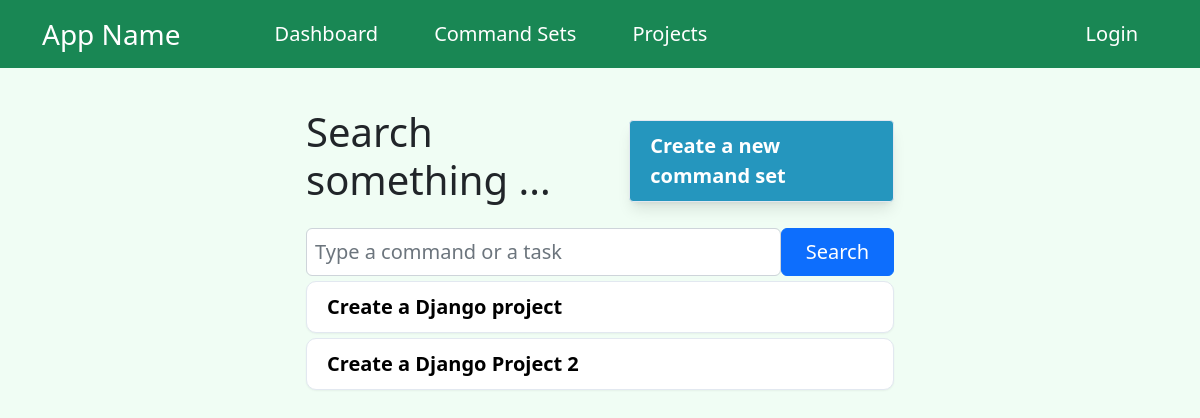
Before: / with the older database file.
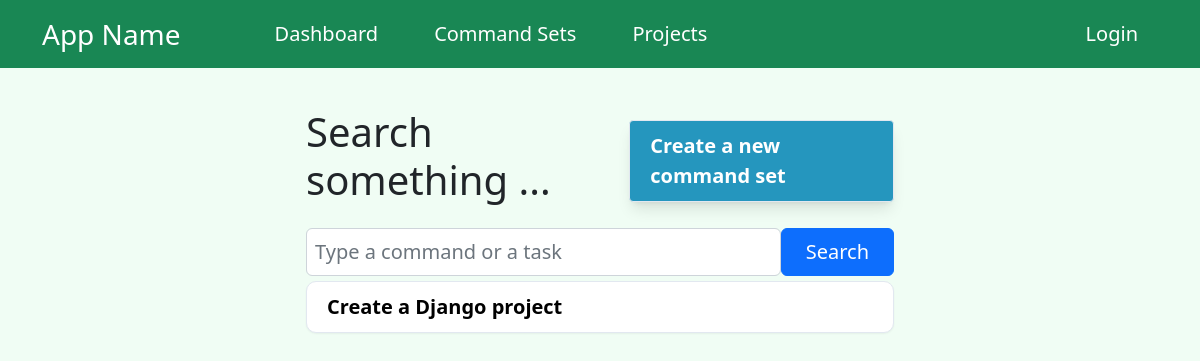
After: the same page with the newer database file.
### command_set/models.py (models this page shows, shortened)
class CommandSet(models.Model):
    title = models.CharField(max_length=200, null=False, blank=False)
    commands = models.CharField(max_length=1500, null=False, blank=False)
    tool = models.ManyToManyField(Tool)
    upvote_num = models.IntegerField(default=0)
    created_by = models.ForeignKey(User, on_delete=models.CASCADE, default=1)
    updated_at = models.DateTimeField(auto_now=True)
    visited_num = models.IntegerField(default=0)
    class Meta:
        ordering = ['updated_at']
        db_table = "command_set"

### command_set/views.py (the view, shortened to what this page needs)
# urls.py: path("", view=views.HomePageView.as_view(), name="command_homepage"),
class HomePageView(ListView):
    model = CommandSet
    template_name = "command_set/homepage.html"
    context_object_name = "command_sets"

### business_project/custom_contexts.py (called while the page is built)
def get_user(request):
    return {
        'user_id': request.session.get('user_id', None)
    }

### templates/command_set/homepage.html (shortened to what this page needs)
{% extends 'base.html' %}
{% block content %}
<div class="row">
    <div class="col-xl-3 d-none d-xl-block">
    </div>
    <div class="col-11 col-md-8 col-xl-6 mx-auto">
        <div class="d-flex flex-row mb-3">
            <h1 class="mt-2">Search something ...</h1>
            <a class="custom-btn-wrapper ms-auto" href="/add_commands/"><div class="custom-btn fw-semibold">Create a new command set</div></a>
        </div>
        <form class="search-bar d-flex flex-row shadow-md" action="/" method="post">
            <input type="input" class="form-control fs-5 p-2" name="search-input" placeholder="Type a command or a task">
            <button type="submit" class="btn btn-primary px-4 fs-5">Search</button>
        </form>
        <div class="mt-1">
            {% for cs in command_sets %}
                <a class="block-container-wrapper" href="{{cs.id}}/">
                    <div class="block-container item-container">
                        <div class="fs-5 fw-bolder">{{cs.title}}</div>
                    </div>
                </a>
            {% endfor %}
        </div>
    </div>
    <div class="col-md-3 col-lg-3"></div>
</div>
{% endblock %}
{% block script %}
    {% load static %}
{% endblock %}

Changed rows visible on the page:
removed CommandSet: title "Create a Django Project 2"
